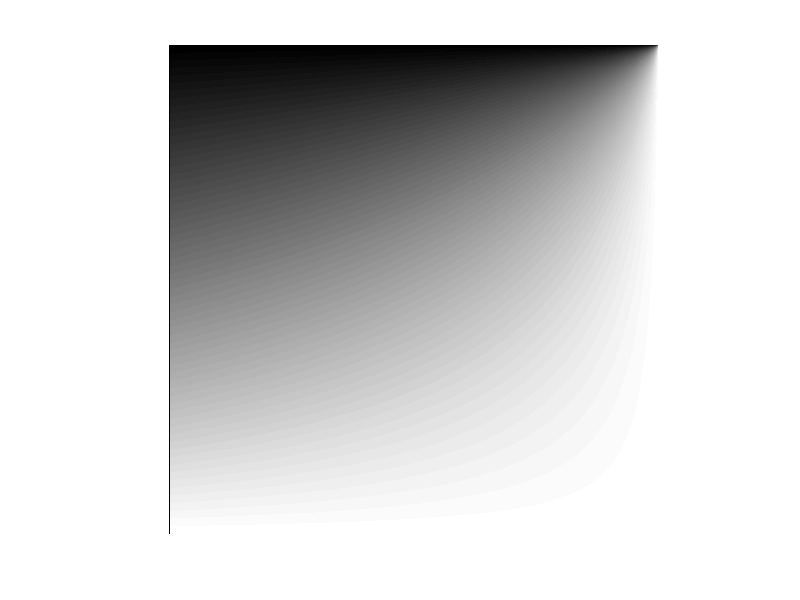

Reproduce this figure in MATLAB. (Note: this script raises an error after producing the figure.)
clear all

p_omega = 0:0.001:1;
p_lambda = 0:0.001:1;

k = zeros(numel(p_omega), numel(p_lambda));

for ii=1:numel(p_omega)
    k(end - ii + 1,:) = (1-p_omega(ii))./(1 - p_omega(ii).*p_lambda);
end

imshow(k)
colormap("parula")
colorbar;
xlabel('P lambda')
ylabel('P omega')